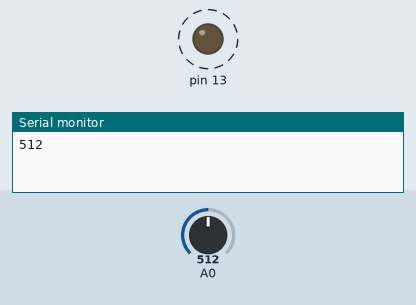
This sketch was run on a simulated Arduino Uno, built with avr-gcc and run on an emulated ATmega328P. Shown: output pins drawn as LEDs (lit = HIGH), the last lines printed to the serial monitor. Dashed ring = blinking. The inputs (shaded band) are chosen by the test bench; at power-on: A0 = 512.

Above: at 1.8 s.
1.9 s: A0 set to 306
At 2.2 s:
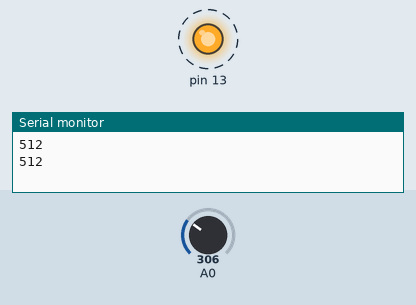
5.4 s: A0 set to 122
At 5.56 s:
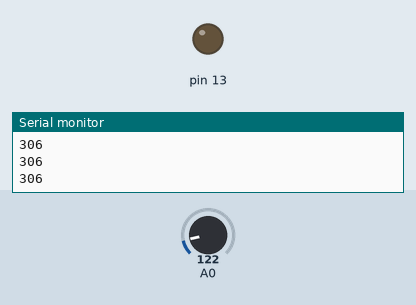
Timing chart, 0 to 14.9 s (numbered marks = the images above; inputs shaded):
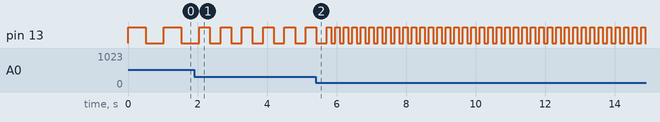

Measured:
- after the input at 1.9 s, pin 13: alternates HIGH for 0.31 s and LOW for 0.31 s, starting after 0.46 s
- by itself, pin 13: alternates HIGH for 0.51 s and LOW for 0.51 s

The sketch:

lab2.ino
```cpp
int x;

void setup() {
  // put your setup code here, to run once:
  pinMode(13, OUTPUT);
    Serial.begin(9600);          //  setup serial
}

void loop() {
  // put your main code here, to run repeatedly:
  x = analogRead(0);

  digitalWrite(13, HIGH);
  delay(x);
  digitalWrite(13, LOW);
  delay(x);
    Serial.println(x);             // debug value

}
```
